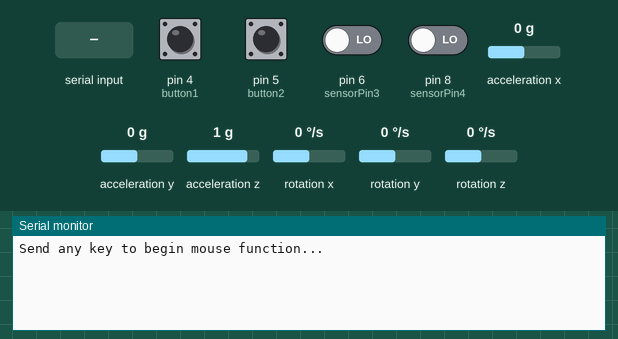
A sketch run on a simulated SparkFun Pro Micro, built with avr-gcc and run on an emulated ATmega32U4. Shown: the last lines printed to the serial monitor. The test bench sets the inputs (shaded band); at power-on: pin 4 (button1), pin 5 (button2), pin 6 (sensorPin3), pin 8 (sensorPin4) LOW, rotation x 0 °/s, acceleration x 0 g, acceleration y 0 g, acceleration z 1 g, rotation y 0 °/s, rotation z 0 °/s. USB keyboard and mouse output is not drawn.

Above: at 0.8 s.
0.9 s: "k" received over Serial
At 1.01 s:
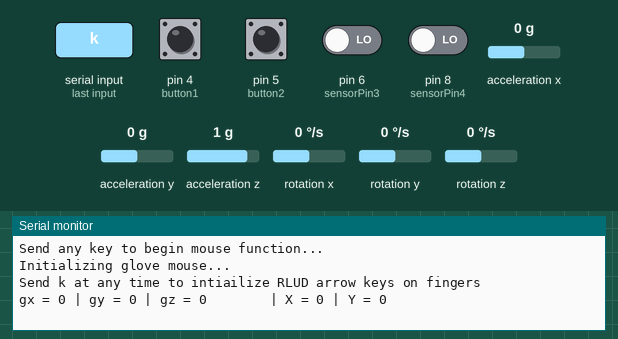
2.4 s: rotation x set to -192 °/s
At 2.49 s:
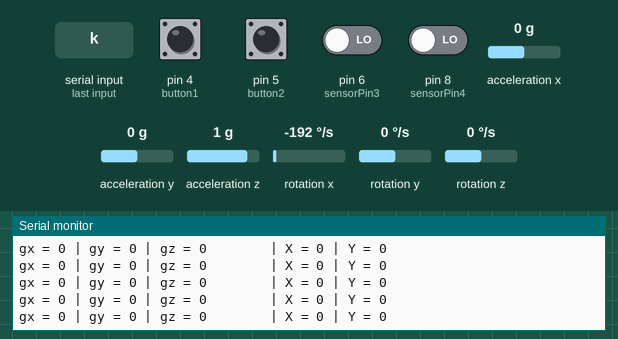
3.9 s: "k" received over Serial
At 3.98 s:
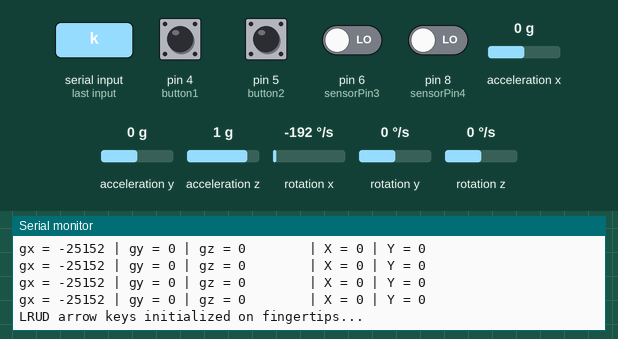
5.4 s: pin 4 (button1) pulled HIGH for 0.15 s
At 5.8 s:
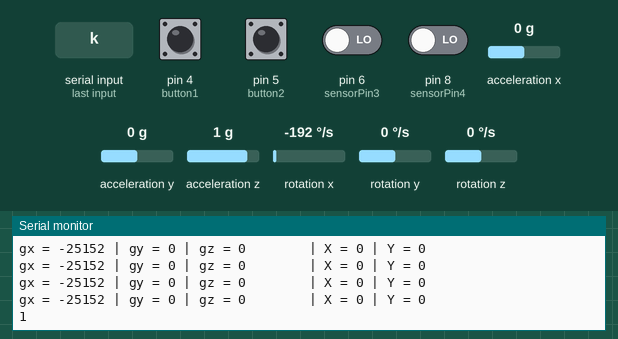
7.0 s: pin 5 (button2) pulled HIGH for 0.15 s
At 7.6 s:
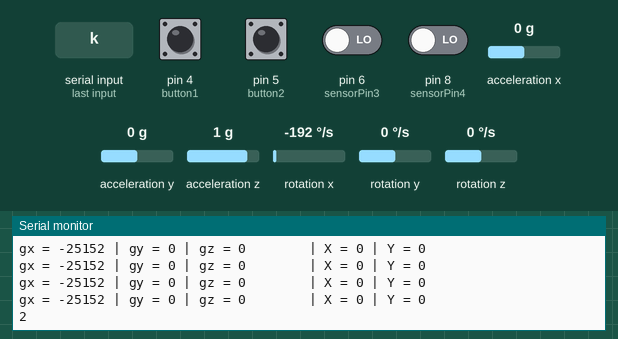
8.6 s: pin 6 (sensorPin3) driven HIGH
At 9.1 s:
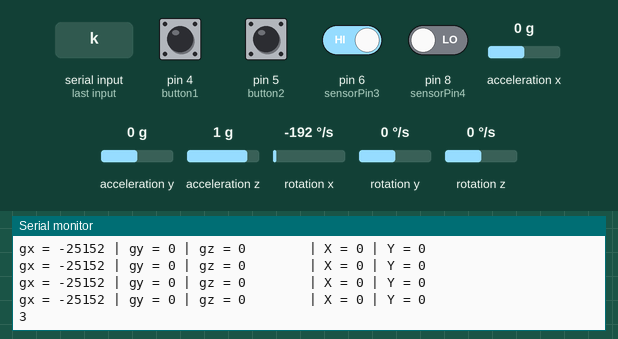
Timing chart, 0 to 11.1 s (numbered marks = the images above; inputs shaded):
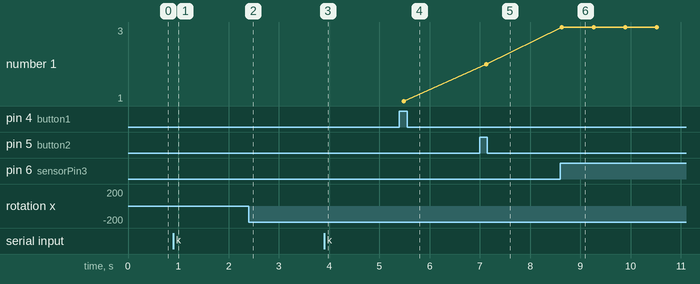

Measured:
- after the input at 0.9 s, the serial monitor: prints a new line at once (image 1)
- after the input at 3.9 s, the serial monitor: prints a new line after 0.07 s (image 3)
- after the input at 5.4 s, the serial monitor: prints a new line after 0.09 s (image 4)
- after the input at 7.0 s, the serial monitor: prints a new line after 0.12 s (image 5)
- after the input at 8.6 s, the serial monitor: prints a new line at once (image 6)
- plotted number 1: 1 → 2 after the input at 7.0 s, 2 → 3 after the input at 8.6 s

The sketch:

gyro_mouse_arrowkeys.ino
```cpp
/*Created by Julie Vaughn and Sahil Kargwal for use as a glove-enabled mouse and game controller. Works via USB connection between glove and computer.
 * */

#include <Wire.h>
#include <I2Cdev.h>
#include <MPU6050.h> //preferred IMU
#include <Mouse.h>
#include <Keyboard.h>


//IMU wiring notes: for ATMega boards (eg Leonardo, Yun, Pro Micro), the SCL is pin 3 and the SDA is pin 2
//SCL, SDA, 5V and GND are necessary for I2C communication between the IMU and Arduino (4 connections)
//This code only works with ATMega (keyboard-enabled boards) for now

//Note that mouse mode is the first, and to activate arrow key mode instead you must type 'k' into the serial monitor

//currently right hand optimized!

//Finger to arrow keys and mouse mapping:
//pointer finger -> pin 4 -> left arrow OR left click
//middle finger -> pin 5 -> right arrow OR right click
//ring finger -> pin 6 -> up arrow
//pinkie finger -> pin 8 -> down arrow


#define LPF_ALPHA .2//alpha value for the LP Filter on mouse data
#define RESPONSE_TIME 100
//#define numMPUMeasures 6;
#define YOFFSET 50 //Y offset value for my IMU, you may need to adjust up or down for your IMU (see readMPU_gyroY_LPF filter function)
#define XOFFSET 50 //same but for x -> larger will make it go up more

//mouse click buttons
#define button1 4 //will map left click to opponance with pointer finger
#define button2 5 //will map right click to opponance with middle finger

//sensor pins for arrow key fingers (opponance)
#define sensorPin1 4
#define sensorPin2 5
#define sensorPin3 6
#define sensorPin4 8


bool arrowKeysON = 0; //for toggling arrow key ability on and off


MPU6050 mpu;
int16_t ax, ay, az, gx, gy, gz;
int vx, vy;


float MPUState_gyroZ; //keeps track of filtered data value from z gyro
float MPUState_gyroY; //keeps track of filtered value from y gyro

void setup() {

  Serial.begin(9600);

  pinMode(button1, INPUT);
  pinMode(button2, INPUT);

  while (!Serial); //wait for serial monitor to be initialized (this is only necessary for the Leo/Micro ATMega processor I think)

  Serial.println(F("Send any key to begin mouse function...")); //to activate the mouse function so it doesn't happen immediately when uploaded
  while (Serial.available() && Serial.read()); // empty buffer
  while (!Serial.available());                 // wait for data
  while (Serial.available() && Serial.read()); // empty buffer again


  Serial.println(F("Initializing glove mouse..."));
  Serial.println(F("Send k at any time to intiailize RLUD arrow keys on fingers"));
  mpu.initialize();
  Wire.begin();
  if (!mpu.testConnection()) { while (1); }

//MPU offsets
   //mpu.setXGyroOffset(-200);
    //mpu.setYGyroOffset(76);
    //mpu.setZGyroOffset(-85);
    mpu.setZAccelOffset(1788);
}

void loop() {
  mpu.getMotion6(&ax, &ay, &az, &gx, &gy, &gz); //accelerometer then gyroscope data


//  vx = (gx+15)/150;  deprecated
//  vy = -(gz-100)/150; deprecated

  Serial.print("gx = ");
  Serial.print(gx);
   Serial.print(" | gy = ");
  Serial.print(gy);
  Serial.print(" | gz = ");
  Serial.print(gz);


  Serial.print("        | X = ");
  Serial.print(vx);
  Serial.print(" | Y = ");
  Serial.println(vy);


//  this mouse is only using gyro data but in case we want to change that
//  Serial.print("ax = ");
//  Serial.print(ax);
//   Serial.print(" | ay = ");
//  Serial.print(ay);
//  Serial.print(" | az = ");
//  Serial.println(az);

  //moveMouseAVG(2);

//for LP filter, comment out if going unfiltered
  vy = int(readMPU_gyroY_LPF(gy));
  vx = int(readMPU_gyroZ_LPF(gz)); //happy with this function


  Mouse.move(vx, vy);


//uncomment the code below when you're ready to deal with random clicking or have grounded the wires for pins 4 + 5
//currently have it so that clicking is disabled if arrow keys are on

//left click pointer finger
 if (digitalRead(button1) ==HIGH && !arrowKeysON) {
    Mouse.press(MOUSE_LEFT);
    delay(100);
    Mouse.release(MOUSE_LEFT);
    delay(200);
  }

 //right click index finger
  else if(digitalRead(button2) ==HIGH && !arrowKeysON) {
    Mouse.press(MOUSE_RIGHT);
    delay(100);
    Mouse.release(MOUSE_RIGHT);
    delay(200);
  }


  delay(RESPONSE_TIME); //change RESPONSE_TIME at top depending on how fast you want the mouse to respond to commands. 100-300 is safe


if(Serial.available() && Serial.read() == 'k'){
  Serial.println("LRUD arrow keys initialized on fingertips...");
  Serial.println();

  arrowKeysON = 1;
}


if(arrowKeysON){

  Keyboard.begin();                                   ///started the keyboard
                                                        // if want a continous press then only use keyboard.press
                                                        // keyboard.print will take control over your keyboard so make sure to control it by ext pushbutton
                                                        //keyboard.write is similar to pressing and then releasing a key on keyboard(Also takes over your keyboard)


if (digitalRead(sensorPin1) == HIGH )
{
    Serial.print(1);

    Keyboard.write('l');
    Keyboard.press(KEY_LEFT_ARROW);
    delay(500);
    Keyboard.release(KEY_LEFT_ARROW);

}


if (digitalRead(sensorPin2) == HIGH )
{
    Serial.print(2);


     Keyboard.write('r');
    Keyboard.press(KEY_RIGHT_ARROW);
    delay(500);
    Keyboard.release(KEY_RIGHT_ARROW);


}


if (digitalRead(sensorPin3) == HIGH )
{

    Serial.print(3);


Keyboard.write('u');
     Keyboard.press(KEY_UP_ARROW);
    delay(500);
    Keyboard.release(KEY_UP_ARROW);
}


if (digitalRead(sensorPin4) == HIGH )
{

    Serial.print(4);

Keyboard.write('d');
     Keyboard.press(KEY_DOWN_ARROW);
    delay(500);
    Keyboard.release(KEY_DOWN_ARROW);

}


//BTserial.print("1234");

//BTserial.print(";");

Keyboard.end();                                   ///Ending the keyboard


delay(20);

}


} //end main loop


//[not in use] function for a simple avg filter
void moveMouseAVG(int numSamples){ //simple average filter for gyro data (not moving avg)
  int gxsum = 0;
  //int gysum = 0;
  int gzsum = 0;
  for(int i =0; i<numSamples; i++){
    gxsum += mpu.getRotationX();
    //gysum += mpu.getRotationY();
    gzsum += mpu.getRotationZ();
    delay(20);
  }
    float newX = (gxsum/numSamples+150)/200;
    float newY = -(gzsum/numSamples-100)/200; //get y value from gz samples

  Mouse.move(newX, newY);

}


//alpha filters yay
float readMPU_gyroY_LPF(int inputReading){
 float updateVal = float(inputReading);
  MPUState_gyroY = updateVal*LPF_ALPHA + MPUState_gyroY*(1-LPF_ALPHA);
  return -(MPUState_gyroY-YOFFSET)/100;
}


float readMPU_gyroZ_LPF(int inputReading){
 float updateVal = float(inputReading);
  MPUState_gyroZ = updateVal*LPF_ALPHA + MPUState_gyroZ*(1-LPF_ALPHA);
  //rightHandRAmplify(); //something that amplifies pos x values because it's much harder to turn the right hand to the right (and vice versa)
  return (MPUState_gyroZ+XOFFSET)/100;
}

void rightHandRAmplify(){
  float rawVal = MPUState_gyroZ;
  if(rawVal > 0){
    rawVal = rawVal*5;
  }
  MPUState_gyroZ = rawVal;
}


//int readAxis(int gyroAxis){
//  MPUState =
//}
```
